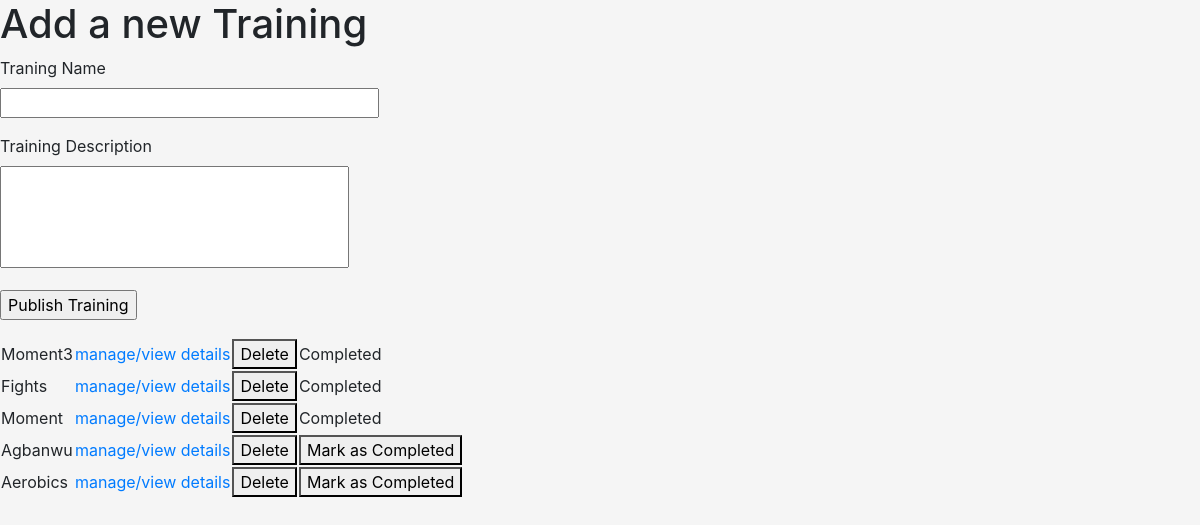
Page /cecomp/create-trainings (signed in) on the committed database.
### coolhr/models.py (models this page shows, shortened)
class Trainings(db.Model):
    training_id = db.Column(db.Integer, primary_key=True)
    training_name = db.Column(db.String(64), index=True)
    training_description = db.Column(db.String(1024))
    training_status = db.Column(db.Boolean, default=True)
    company_id = db.Column(db.Integer, db.ForeignKey('companies.company_id'))
    date_created = db.Column(db.DateTime)
    date_completed = db.Column(db.DateTime)

### coolhr/routes.py (the view, shortened to what this page needs)
@app.route('/<company_username>/create-trainings', methods=['GET', 'POST'])
@access_company
def trainings(company_username):
    form = TrainingForm()
    company = Companies.query.filter_by(company_username=company_username).first_or_404()
    training = Trainings.query.filter_by(training_name=form.training_name.data, company_id=company.company_id).first()
    available_trainings = Trainings.query.filter_by(company_id=company.company_id).all()
    return render_template('create_trainings.html', form=form, training=available_trainings, company_username=company_username)

### coolhr/forms.py
class TrainingForm(FlaskForm):
    training_name = StringField('Traning Name', validators=[DataRequired(), Length(min=4, max=64)])
    training_description = TextAreaField('Training Description', validators=[Length(min=0, max=1024)])
    training_submit = SubmitField('Publish Training')

### coolhr/routes.py (called while the page is built)
def access_company(function):
    @wraps(function)
    def wrapper(*args, **kwargs):
        if not (session.get('company_email') or session.get('employee_email')):
            return redirect(url_for('company_username'))
        company = Companies.query.filter_by(company_email=session.get('company_email'),
                                            company_username=kwargs['company_username']).first()
        if company is None:
            return ('Access denied')
        return function(*args, **kwargs)
    return wrapper

### coolhr/templates/create_trainings.html (shortened to what this page needs)
{% extends "base.html" %}
{% block content %}
    <h1>Add a new Training</h1>
    <form action="" method="post" novalidate>
        <p>
            {{ form.training_name.label }}<br>
            {{ form.training_name(size=32) }}<br>
        </p>
        <p>
            {{ form.training_description.label }}<br>
            {{ form.training_description(cols=32, rows=4, style='resize:none') }}<br>
        </p>
        <p>{{ form.training_submit() }}</p>
    </form>
    <form action="{{ url_for('manage_trainings', company_username=company_username) }}" method="post" novalidate>
        <p>
            <table>
                <tr>
                  <th></th>
                  <th></th>
                  <th></th>
                </tr>
                {% for train in training %}
                <tr>
                  <td>{{ train.training_name }}</td>
                  <td><a href="{{ url_for('trainings_deets', company_username=company_username, v=train.training_name) }}">manage/view details</a></td>
                  <td><button type="submit" name="delete" value="{{ train.training_id }}" >Delete</button></td>
                  {% if train.training_status == True %}
                    <td><button type="submit" name="mark_complete" value="{{ train.training_id }}" >Mark as Completed</button></td>
                  {% elif train.training_status == False %}
                    <td>Completed</td>
                  {% endif %}
                </tr>
                {% endfor %}
              </table>
        </p>
    </form>
{% endblock %}

### coolhr/templates/base.html (shortened to what this page needs)
<!DOCTYPE html>
<html lang="en">
    <head>
        <link rel="stylesheet" href="https://maxcdn.bootstrapcdn.com/bootstrap/4.4.1/css/bootstrap.min.css">
        <link href="https://netdna.bootstrapcdn.com/font-awesome/3.2.1/css/font-awesome.css" rel="stylesheet">
        <link href="{{ url_for('static', filename='css/style.css') }}" rel="stylesheet">
    </head>
    <body>
        {% block content %}{% endblock %}
    </body>
</html>

### coolhr/static/css/style.css (style rules this page uses)
html, body { height: 100%; position: relative; }
body { background-color: #f5f5f5; }

### rows in the picture
Trainings: training_name "Moment3", {{ train.training_id }} 27 (drawn), training_status "Completed"
Trainings: training_name "Fights", {{ train.training_id }} 28 (drawn), training_status "Completed"
Trainings: training_name "Moment", {{ train.training_id }} 29 (drawn), training_status "Completed"
Trainings: training_name "Agbanwu", {{ train.training_id }} 30 (drawn)
Trainings: training_name "Aerobics", {{ train.training_id }} 34 (drawn)
